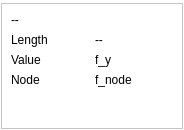
<?xml version="1.0" encoding="UTF-8"?>
<ui version="4.0">
 <class>GrafDetail</class>
 <widget class="QWidget" name="GrafDetail">
  <property name="windowModality">
   <enum>Qt::WindowModal</enum>
  </property>
  <property name="geometry">
   <rect>
    <x>0</x>
    <y>0</y>
    <width>184</width>
    <height>130</height>
   </rect>
  </property>
  <property name="windowTitle">
   <string>Constituent detail</string>
  </property>
  <property name="styleSheet">
   <string notr="true">background: white</string>
  </property>
  <layout class="QGridLayout" name="gridLayout_2">
   <property name="leftMargin">
    <number>1</number>
   </property>
   <property name="topMargin">
    <number>3</number>
   </property>
   <property name="rightMargin">
    <number>1</number>
   </property>
   <property name="bottomMargin">
    <number>1</number>
   </property>
   <property name="spacing">
    <number>1</number>
   </property>
   <item row="0" column="0">
    <widget class="QFrame" name="frame">
     <property name="frameShape">
      <enum>QFrame::StyledPanel</enum>
     </property>
     <property name="frameShadow">
      <enum>QFrame::Raised</enum>
     </property>
     <layout class="QGridLayout" name="gridLayout">
      <item row="0" column="0">
       <widget class="QLabel" name="f_name">
        <property name="text">
         <string>--</string>
        </property>
       </widget>
      </item>
      <item row="1" column="0">
       <widget class="QLabel" name="label_2">
        <property name="text">
         <string>Length</string>
        </property>
       </widget>
      </item>
      <item row="1" column="1">
       <widget class="QLabel" name="f_x">
        <property name="text">
         <string>--</string>
        </property>
       </widget>
      </item>
      <item row="2" column="0">
       <widget class="QLabel" name="label_3">
        <property name="text">
         <string>Value</string>
        </property>
       </widget>
      </item>
      <item row="2" column="1">
       <widget class="QLabel" name="f_y">
        <property name="text">
         <string>f_y</string>
        </property>
       </widget>
      </item>
      <item row="3" column="0">
       <widget class="QLabel" name="label_4">
        <property name="text">
         <string>Node</string>
        </property>
       </widget>
      </item>
      <item row="3" column="1">
       <widget class="QLabel" name="f_node">
        <property name="text">
         <string>f_node</string>
        </property>
       </widget>
      </item>
      <item row="4" column="1">
       <spacer name="verticalSpacer">
        <property name="orientation">
         <enum>Qt::Vertical</enum>
        </property>
        <property name="sizeHint" stdset="0">
         <size>
          <width>20</width>
          <height>0</height>
         </size>
        </property>
       </spacer>
      </item>
     </layout>
    </widget>
   </item>
  </layout>
 </widget>
 <resources/>
 <connections/>
</ui>
